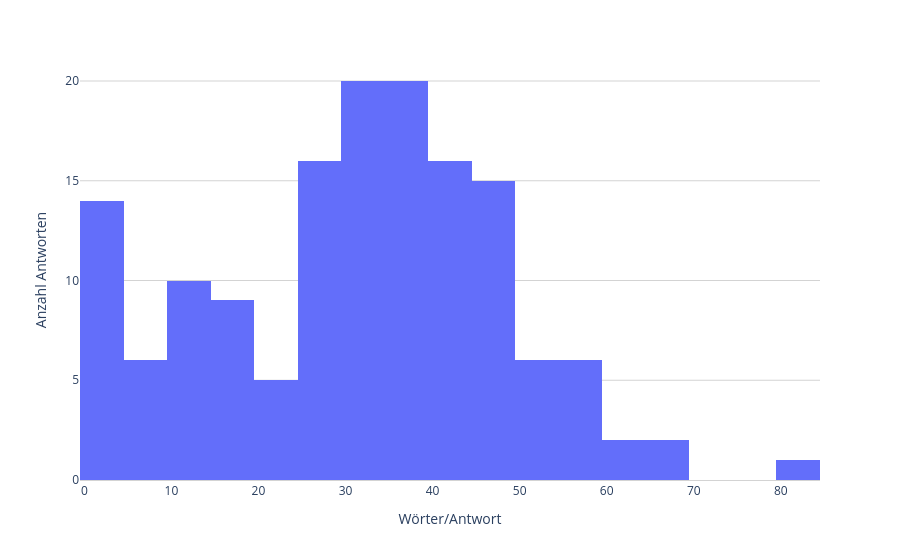

Notebook code cell kept with this figure:
### Code cell
PX.hist(queries_answers.loc[queries_answers['source'] == 'text-table', 'answer_word_count'], xaxes = {'title': 'Wörter/Antwort'}, yaxes = {'title': 'Anzahl Antworten'})

### Figure 1 — Plotly figure (JSON) as saved in the notebook; plotly's stock layout.template omitted (floating-point values rounded to 4 significant figures; data arrays with more than 128 entries replaced by an {"elided": "..."} marker saying what was removed)
{"data": [{"bingroup": "x", "hovertemplate": "variable=answer_word_count<br>value=%{x}<br>count=%{y}<extra></extra>", "legendgroup": "answer_word_count", "marker": {"color": "#636efa", "pattern": {"shape": ""}}, "name": "answer_word_count", "orientation": "v", "showlegend": true, "type": "histogram", "x": {"elided": "148 int values"}, "xaxis": "x", "yaxis": "y"}], "layout": {"barmode": "relative", "legend": {"title": {"text": "variable"}, "tracegroupgap": 0}, "margin": {"t": 60}, "paper_bgcolor": "rgba(255, 255, 255, 1.0)", "plot_bgcolor": "rgba(255, 255, 255, 1.0)", "showlegend": false, "width": 900, "xaxis": {"anchor": "y", "domain": [0, 1], "linecolor": "LightGrey", "linewidth": 1, "showline": true, "title": {"text": "Wörter/Antwort"}}, "yaxis": {"anchor": "x", "domain": [0, 1], "gridcolor": "LightGrey", "gridwidth": 1, "showgrid": true, "title": {"text": "Anzahl Antworten"}}}}
